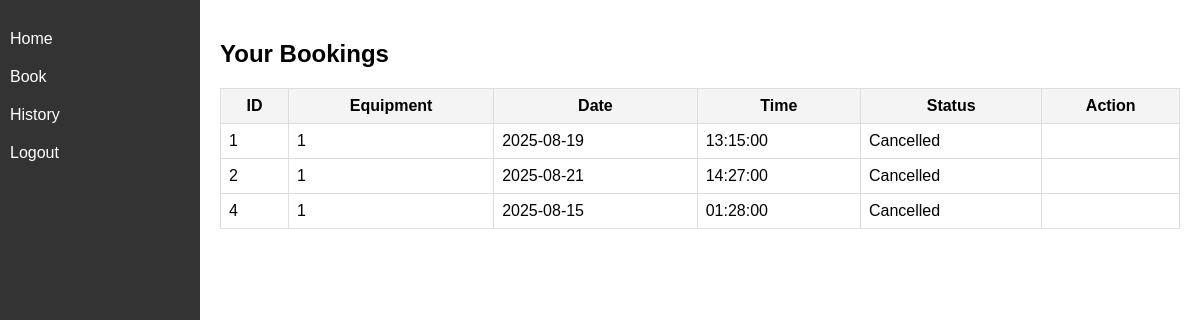
The page /booking_history (signed in) on the database its author committed.
### tables this page shows
CREATE TABLE bookings (
                    booking_id INTEGER PRIMARY KEY AUTOINCREMENT,
                    user_id TEXT,
                    equipment TEXT,
                    date TEXT,
                    time TEXT,
                    status TEXT
                );

### app.py (the view)
@app.route("/booking_history")
def booking_history():
    if "user_id" not in session:
        return redirect(url_for("login"))
    conn = sqlite3.connect("database.db")
    c = conn.cursor()
    c.execute("SELECT * FROM bookings WHERE user_id = ?", (session["user_id"],))
    bookings = c.fetchall()
    conn.close()
    return render_template("booking_history.html", bookings=bookings)

### templates/booking_history.html (shortened to what this page needs)
<!DOCTYPE html>
<html>
<head>
    <link rel="stylesheet" href="{{ url_for('static', filename='style.css') }}">
</head>
<body>
    <div class="sidebar">
        <a href="{{ url_for('home') }}">Home</a>
        <a href="{{ url_for('book') }}">Book</a>
        <a href="{{ url_for('booking_history') }}">History</a>
        <a href="{{ url_for('logout') }}">Logout</a>
    </div>
    <div class="content">
        <h2>Your Bookings</h2>
        {% if bookings %}
            <table>
                <tr>
                    <th>ID</th>
                    <th>Equipment</th>
                    <th>Date</th>
                    <th>Time</th>
                    <th>Status</th>
                    <th>Action</th>
                </tr>
                {% for b in bookings %}
                <tr>
                    <td>{{ b[0] }}</td>
                    <td>{{ b[2] }}</td>
                    <td>{{ b[3] }}</td>
                    <td>{{ b[4] }}</td>
                    <td>{{ b[5] }}</td>
                    <td>
                    </td>
                </tr>
                {% endfor %}
            </table>
        {% else %}
            <p>You have no bookings yet. Book your first equipment to see it here.</p>
        {% endif %}
    </div>
</body>
</html>

### static/style.css (style rules this page uses)
body { font-family: Arial, sans-serif; margin: 0; padding: 0; }
.sidebar { width: 200px; background: #333; height: 118vh; float: left; padding-top: 20px; }
.sidebar a { display: block; color: white; padding: 10px; text-decoration: none; }
.content { margin-left: 200px; padding: 20px; }
table { width: 100%; border-collapse: collapse; margin-top: 20px; }
th, td { border: 1px solid #ddd; padding: 8px; }
th { background: #f4f4f4; }

### rows shown on the page
bookings: booking_id "1", equipment "1", date "2025-08-19", time "13:15:00", status "Cancelled"
bookings: booking_id "2", equipment "1", date "2025-08-21", time "14:27:00", status "Cancelled"
bookings: booking_id "4", equipment "1", date "2025-08-15", time "01:28:00", status "Cancelled"
